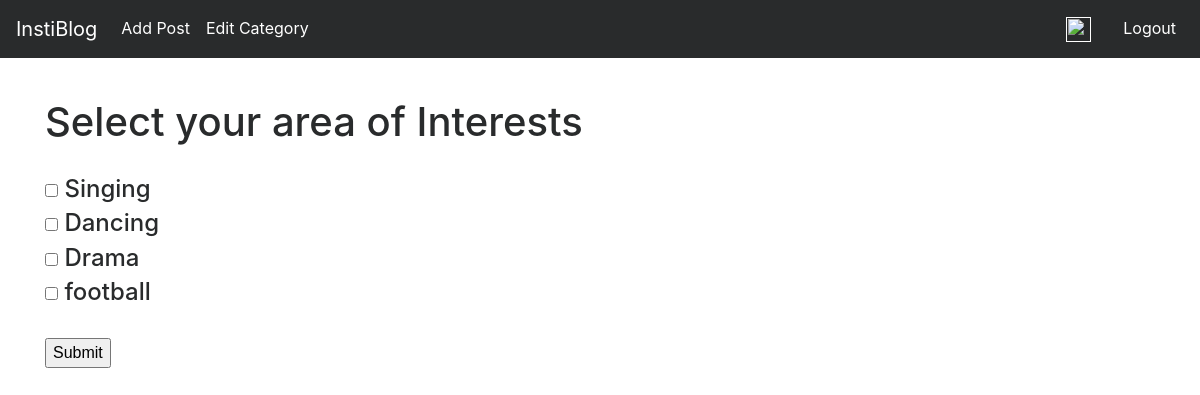
/submitcategory/edit/ (signed in), run on the app's committed database.
### homepage/models.py (models this page shows)
class Category(models.Model):
    name=models.CharField(max_length=50)

### loginpage/views.py (the view)
# urls.py: re_path(r'edit/$', views.editcat,name='editcat'),
def editcat(request):
    print('hello')
    catg= Category.objects.all()
    blog= Blog.objects.all()
    params={'cat':catg,'blog':blog}
    return render(request,'selectcat.html',params)

### templates/selectcat.html (shortened to what this page needs)
{% extends "layout.html" %}
{% block body %}
{% load crispy_forms_tags %}{% load socialaccount %}
{% if user.is_authenticated %}
<h1>Select your area of Interests </h1>
<form action="http://127.0.0.1:8000/submitcategory/done" method='get'>
<br>
    {% for i in cat %}
     <h4>    <input  type="checkbox" name="{{ i.name }}" value="{{ i.name }}"> {{ i.name }}<br>  </h4>
    {% endfor %}
    <br>
    <button type='submit'> Submit </button>
</form>
{% endif %}
{% endblock body %}

### data on the page
Category: name "Singing"
Category: name "Dancing"
Category: name "Drama"
Category: name "football"
